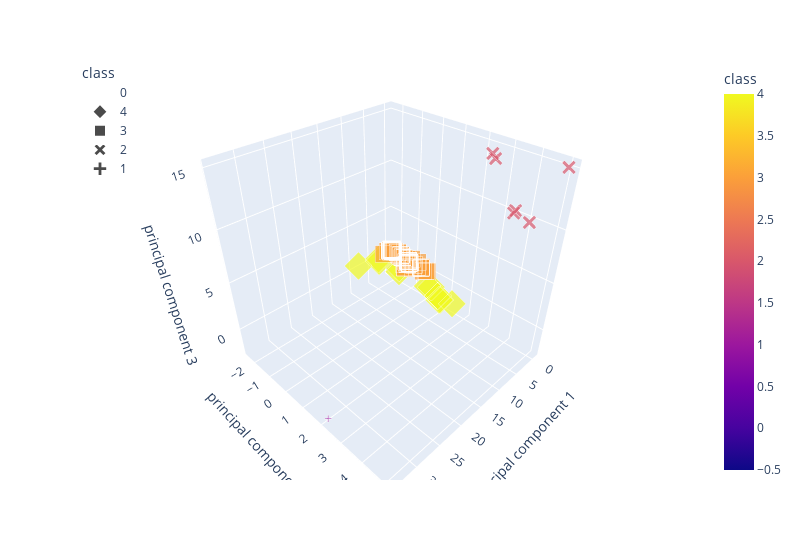

Write notebook code for a chart like this one.
### Markdown cell above
### Visualizing Results

#### 3D-Scatter with Clusters

### Code cell
# Create a 3D-Scatter with the PCA data and the clusters
fig = px.scatter_3d(
    crypto_pca_df,
    x="principal component 1",
    y="principal component 2",
    z="principal component 3",
    color="class",
    symbol="class",
    size="class",
    width=800,
)
fig.update_layout(legend=dict(x=0, y=1))
fig.show()

### Figure 1 — Plotly figure (JSON) as saved in the notebook; plotly's stock layout.template omitted (floating-point values rounded to 4 significant figures; data arrays with more than 128 entries replaced by an {"elided": "..."} marker saying what was removed)
{"data": [{"hovertemplate": "class=%{marker.color}<br>principal component 1=%{x}<br>principal component 2=%{y}<br>principal component 3=%{z}<extra></extra>", "legendgroup": "0", "marker": {"color": {"elided": "283 int values"}, "coloraxis": "coloraxis", "size": {"elided": "283 int values"}, "sizemode": "area", "sizeref": 0.01, "symbol": "circle"}, "mode": "markers", "name": "0", "scene": "scene", "showlegend": true, "type": "scatter3d", "x": {"elided": "283 float values"}, "y": {"elided": "283 float values"}, "z": {"elided": "283 float values"}}, {"hovertemplate": "class=%{marker.color}<br>principal component 1=%{x}<br>principal component 2=%{y}<br>principal component 3=%{z}<extra></extra>", "legendgroup": "4", "marker": {"color": [4, 4, 4, 4, 4, 4, 4, 4, 4, 4, 4, 4, 4, 4, 4, 4, 4], "coloraxis": "coloraxis", "size": [4, 4, 4, 4, 4, 4, 4, 4, 4, 4, 4, 4, 4, 4, 4, 4, 4], "sizemode": "area", "sizeref": 0.01, "symbol": "diamond"}, "mode": "markers", "name": "4", "scene": "scene", "showlegend": true, "type": "scatter3d", "x": [2.337, 2.625, 3.302, 3.03, 2.044, 3.023, 8.647, 3.036, 4.503, 3.286, 2.265, 3.019, 3.283, 3.029, 3.019, 3.018, 3.981], "y": [1.696, -1.224, -1.093, 1.049, 0.5108, 1.048, -2.403, 1.048, -2.055, 1.242, 0.3444, 1.048, 1.174, 1.049, 1.048, 1.048, -2.205], "z": [-0.7503, 0.07144, -0.06445, -0.483, -0.3648, -0.4823, 0.4372, -0.483, 0.3796, -0.6403, -0.3698, -0.4822, -0.7206, -0.4829, -0.4822, -0.4822, 0.3691]}, {"hovertemplate": "class=%{marker.color}<br>principal component 1=%{x}<br>principal component 2=%{y}<br>principal component 3=%{z}<extra></extra>", "legendgroup": "3", "marker": {"color": {"elided": "233 int values"}, "coloraxis": "coloraxis", "size": {"elided": "233 int values"}, "sizemode": "area", "sizeref": 0.01, "symbol": "square"}, "mode": "markers", "name": "3", "scene": "scene", "showlegend": true, "type": "scatter3d", "x": {"elided": "233 float values"}, "y": {"elided": "233 float values"}, "z": {"elided": "233 float values"}}, {"hovertemplate": "class=%{marker.color}<br>principal component 1=%{x}<br>principal component 2=%{y}<br>principal component 3=%{z}<extra></extra>", "legendgroup": "2", "marker": {"color": [2, 2, 2, 2, 2, 2], "coloraxis": "coloraxis", "size": [2, 2, 2, 2, 2, 2], "sizemode": "area", "sizeref": 0.01, "symbol": "x"}, "mode": "markers", "name": "2", "scene": "scene", "showlegend": true, "type": "scatter3d", "x": [-0.1615, -0.3892, 2.956, -0.3189, 3.628, -0.4678], "y": [2.534, 4.112, 3.94, 2.382, 3.973, 5.045], "z": [14.01, 9.806, 11.35, 14.29, 11.3, 15.06]}, {"hovertemplate": "class=%{marker.color}<br>principal component 1=%{x}<br>principal component 2=%{y}<br>principal component 3=%{z}<extra></extra>", "legendgroup": "1", "marker": {"color": [1], "coloraxis": "coloraxis", "size": [1], "sizemode": "area", "sizeref": 0.01, "symbol": "cross"}, "mode": "markers", "name": "1", "scene": "scene", "showlegend": true, "type": "scatter3d", "x": [34.0], "y": [2.116], "z": [-2.42]}], "layout": {"coloraxis": {"colorbar": {"title": {"text": "class"}}, "colorscale": [[0, "#0d0887"], [0.1111, "#46039f"], [0.2222, "#7201a8"], [0.3333, "#9c179e"], [0.4444, "#bd3786"], [0.5556, "#d8576b"], [0.6667, "#ed7953"], [0.7778, "#fb9f3a"], [0.8889, "#fdca26"], [1, "#f0f921"]]}, "legend": {"itemsizing": "constant", "title": {"text": "class"}, "tracegroupgap": 0, "x": 0, "y": 1}, "margin": {"t": 60}, "scene": {"domain": {"x": [0, 1], "y": [0, 1]}, "xaxis": {"title": {"text": "principal component 1"}}, "yaxis": {"title": {"text": "principal component 2"}}, "zaxis": {"title": {"text": "principal component 3"}}}, "width": 800}}
